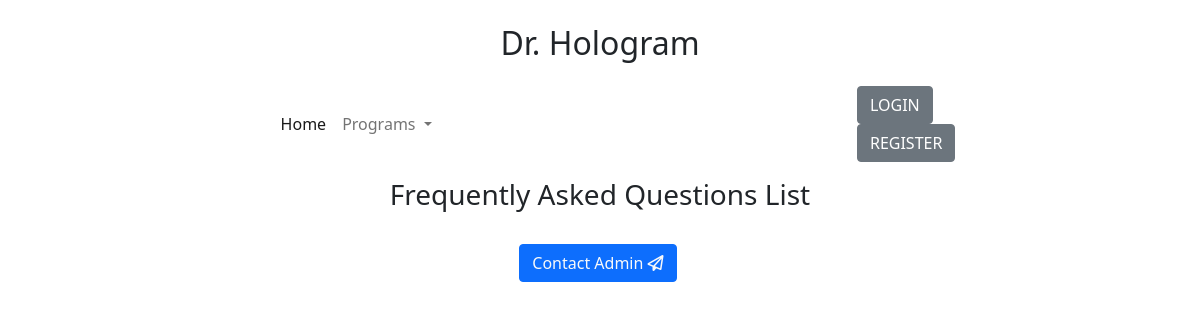
Before: /owner/faq/nonActiveFetchdata.php with the older database file.
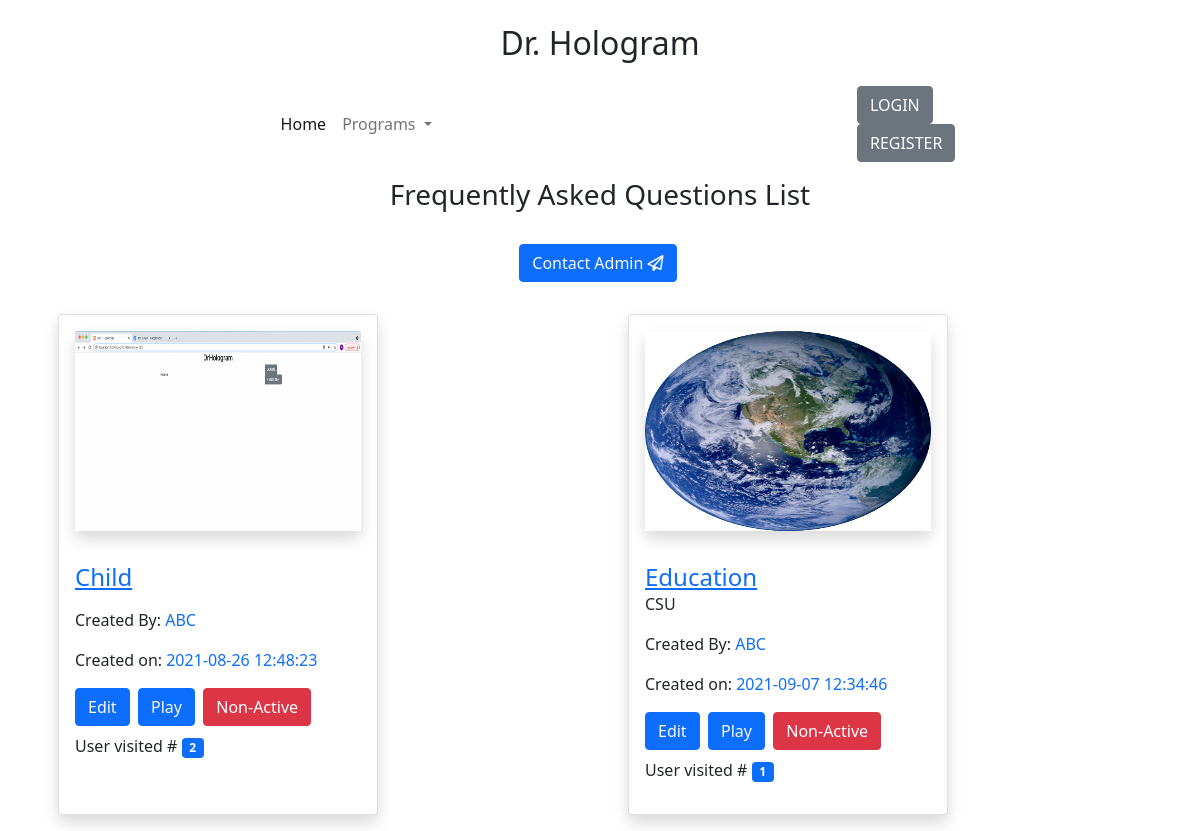
After: the same page with the newer database file.
### tables this page shows
CREATE TABLE `client_data` (
  `id` int(50) NOT NULL,
  `company_name` varchar(255) NOT NULL,
  `business_type` varchar(255) NOT NULL,
  `topic` varchar(255) NOT NULL,
  `description` longtext NOT NULL,
  `image` varchar(255) NOT NULL,
  `ques1` varchar(255) DEFAULT NULL,
  `ans1` varchar(255) DEFAULT NULL,
  `date1` datetime DEFAULT NULL,
  `ques2` varchar(255) DEFAULT NULL,
  `ans2` varchar(255) DEFAULT NULL,
  `date2` datetime DEFAULT NULL,
  `ques3` varchar(255) DEFAULT NULL,
  `ans3` varchar(255) DEFAULT NULL,
  `date3` datetime DEFAULT NULL,
  `ques4` varchar(255) DEFAULT NULL,
  `ans4` varchar(255) DEFAULT NULL,
  `date4` datetime DEFAULT NULL,
  `ques5` varchar(255) DEFAULT NULL,
  `ans5` varchar(255) DEFAULT NULL,
  `date5` datetime DEFAULT NULL,
  `ques6` varchar(255) DEFAULT NULL,
  `ans6` varchar(255) DEFAULT NULL,
  `date6` datetime DEFAULT NULL,
  `ques7` varchar(255) DEFAULT NULL,
  `ans7` varchar(255) DEFAULT NULL,
  `date7` datetime DEFAULT NULL,
  `ques8` varchar(255) DEFAULT NULL,
  `ans8` varchar(255) DEFAULT NULL,
  `date8` datetime DEFAULT NULL,
  `ques9` varchar(255) DEFAULT NULL,
  `ans9` varchar(255) DEFAULT NULL,
  `date9` datetime DEFAULT NULL,
  `ques10` varchar(255) DEFAULT NULL,
  `ans10` varchar(255) DEFAULT NULL,
  `date10` datetime DEFAULT NULL,
  `ques11` varchar(255) DEFAULT NULL,
  `ans11` varchar(255) DEFAULT NULL,
  `date11` datetime DEFAULT NULL,
  `ques12` varchar(255) DEFAULT NULL,
  `ans12` varchar(255) DEFAULT NULL,
  `date12` datetime DEFAULT NULL,
  `ques13` varchar(255) DEFAULT NULL,
  `ans13` varchar(255) DEFAULT NULL,
  `date13` datetime DEFAULT NULL,
  `ques14` varchar(255) DEFAULT NULL,
  `ans14` varchar(255) DEFAULT NULL,
  `date14` datetime DEFAULT NULL,
  `ques15` varchar(255) DEFAULT NULL,
  `ans15` varchar(255) DEFAULT NULL,
  `date15` datetime DEFAULT NULL,
  `ques16` varchar(255) DEFAULT NULL,
  `ans16` varchar(255) DEFAULT NULL,
  `date16` datetime DEFAULT NULL,
  `ques17` varchar(255) DEFAULT NULL,
  `ans17` varchar(255) DEFAULT NULL,
  `date17` datetime DEFAULT NULL,
  `ques18` varchar(255) DEFAULT NULL,
  `ans18` varchar(255) DEFAULT NULL,
  `date18` datetime DEFAULT NULL,
  `ques19` varchar(255) DEFAULT NULL,
  `ans19` varchar(255) DEFAULT NULL,
  `date19` datetime DEFAULT NULL,
  `ques20` varchar(255) DEFAULT NULL,
  `ans20` varchar(255) DEFAULT NULL,
  `date20` datetime DEFAULT NULL,
  `status` int(11) NOT NULL DEFAULT 1,
  `date_inserted` datetime NOT NULL DEFAULT current_timestamp(),
  `visitor_counter` int(11) DEFAULT 0
);

### owner/faq/nonActiveFetchdata.php (the view, shortened to what this page needs)
<?php
    include "/Applications/XAMPP/xamppfiles/htdocs/LoginSystem/connection.php";
?>
<!DOCTYPE html>
<html lang="en">
    <?php include "./includes/header.php" ?>
    <?php include "./includes/navbar.php" ?>
        <h3 class="text-center m-3">Frequently Asked Questions List</h3>
        <div class="d-flex justify-content-center">
            <button class='btn btn-primary m-3' data-bs-toggle="tooltip" data-bs-placement="bottom" title="Contact Admin"><a class='text-light text-decoration-none' href='contact_Admin.php'>Contact Admin <i class="far fa-paper-plane"></i> </a></button>&nbsp;
        </div>
    </body>
</html>
<?php
    $query = "SELECT * FROM `client_data`";
    $query_run = mysqli_query($con, $query);
    echo "
        <div class='container'>
            <div class='row'>
    ";
    if($query_run) {
        while($row = mysqli_fetch_array($query_run)) {
            $image = $row['image'];
            $status = $row['status'];
            $visitor_counter = $row['visitor_counter'];
            $class = 'btn-primary';
            if ($status == 1) {
                $strstatus = "<a class='text-white text-decoration-none' href=activeProgram.php?userID=".$row['id']."&topic=".$row['topic'].">Active</a>";
                $class = 'btn-success';
            } else if ($status == 0) {
                $strstatus = "<a class='text-white text-decoration-none' href=nonActiveProgram.php?userID=".$row['id']."&topic=".$row['topic'].">Non-Active</a>";
                $class = 'btn-danger';
            }
            if($status == 0) {
                echo "
                    <div class='col gap-3 m-3'>
                        <div class='card h-100 shadow' style='width: 20rem;'>
                            <a href='' class='p-3'>
                                <img src='../videos/$image' class='card-img-top shadow' style='height: 200px;' alt='...'>
                            </a>
                            <div class=card-body m-3'>
                                <a class='h4' href='view_data.php?id=$row[id]&topic=$row[topic]'>$row[topic]</a>&nbsp;
                                <p class='card-text'>$row[description]</p>
                                <p>Created By: <span class='text-primary'>$row[company_name]</span></p>
                                <p>Created on: <span class='text-primary'>$row[date_inserted]</span></p>
                                <button class='btn btn-primary'><a class='text-light text-decoration-none' href='view_data.php?id=$row[id]&topic=$row[topic]&visCon=$visitor_counter'>Edit</a></button>&nbsp;
                                <button class='btn btn-primary'><a class='text-light text-decoration-none' href='#'>Play</a></button>&nbsp;
                                <button class='btn $class'>$strstatus</button>&nbsp;
                                <p class='mt-2'>User visited # <span class='badge bg-primary'>$row[visitor_counter]</span></p>
                            </div>
                        </div>
                    </div>
                ";
            }
        }
    }
    echo "
            </div>
        </div>
    ";
?>

### owner/faq/includes/header.php (shortened to what this page needs)
<!DOCTYPE html>
<html lang="en">
    <head>
        <link rel="stylesheet" href="./includes/styles.css">
        <link href="https://cdn.jsdelivr.net/npm/bootstrap@5.0.2/dist/css/bootstrap.min.css" rel="stylesheet">
        <link rel="stylesheet" type="text/css" href="https://cdn.datatables.net/v/dt/jq-3.3.1/jszip-2.5.0/dt-1.10.25/af-2.3.7/b-1.7.1/b-colvis-1.7.1/b-html5-1.7.1/b-print-1.7.1/cr-1.5.4/date-1.1.0/fc-3.3.3/fh-3.1.9/kt-2.6.2/r-2.2.9/rg-1.1.3/rr-1.2.8/sc-2.0.4/sb-1.1.0/sp-1.3.0/sl-1.3.3/datatables.min.css"/>
        <link rel="stylesheet" href="https://cdn.datatables.net/1.10.25/css/jquery.dataTables.min.css">
    </head>

### owner/faq/includes/navbar.php (shortened to what this page needs)
<body>
    <div class="d-flex justify-content-center">
        <h2 class="m-4">Dr. Hologram</h2>
    </div>
    <header class="container">
        <nav class="navbar navbar-expand-lg navbar-light">
            <div class="container-fluid">
                <div class="collapse navbar-collapse" id="navbarNavDropdown">
                    <ul class="navbar-nav">
                        <li class="nav-item">
                            <a class="nav-link active" aria-current="page" href="../dashboard01.php">Home</a>
                        </li>
                        <li class="nav-item dropdown">
                            <a class="nav-link dropdown-toggle" href="#" id="navbarDropdownMenuLink" role="button" data-bs-toggle="dropdown" aria-expanded="false">
                                Programs
                            </a>
                        </li>
                    </ul>
                </div>
            </div>
        </nav>
        <?php
            if(isset($_SESSION['logged_in']) && $_SESSION['logged_in']==true) {
                echo"
                    <div>
                        WELCOME, $_SESSION[username]! - <a class='btn btn-danger' href='/LoginSystem/logout.php' role='button'>LOGOUT</a>
                    </div>
                ";
            }
            else {
                echo"
                <div class='sign-in-up'>
                    <a class='btn btn-secondary' data-bs-toggle='modal' href='#exampleModalToggle' role='button'>LOGIN</a>
                    <form action='register.php'>
                        <button class='btn btn-secondary'>REGISTER</button>
                    </form>
                </div>
                ";
            }
        ?>
    </header>

### owner/faq/includes/styles.css (style rules this page uses)
header { display: flex; flex-direction: row; align-items: center; justify-content: space-around; }

Changed rows visible on the page:
now on this page (row edited): client_data: image (picture), topic "Child", company_name "ABC", date_inserted "2021-08-26 12:48:23", visitor_counter "2"
added client_data: image (picture), topic "Education", description "CSU", company_name "ABC", date_inserted "2021-09-07 12:34:46", visitor_counter "1"
